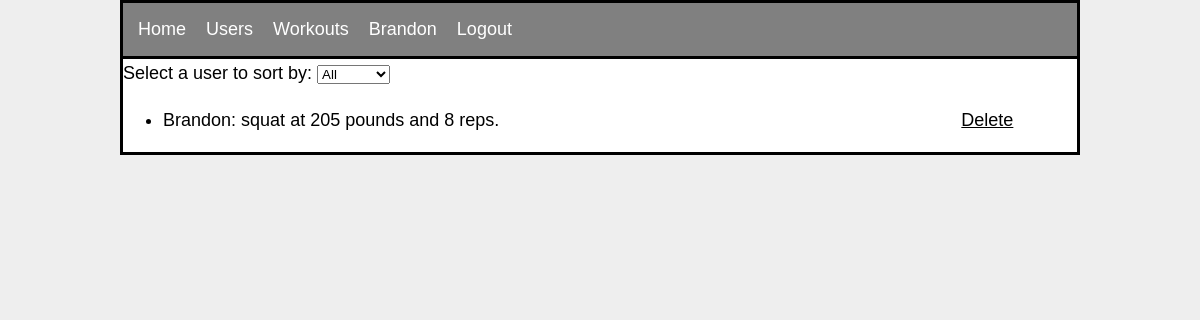
Before: /workouts (signed in) with the older database file.
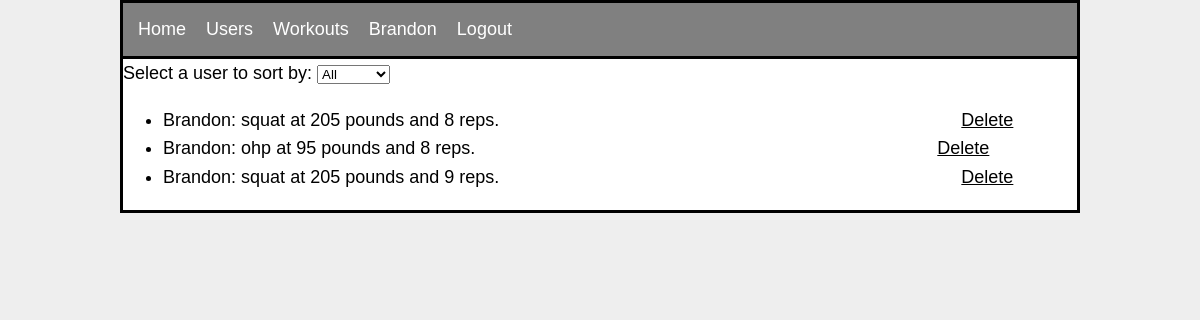
After: the same page with the newer database file.
### appWork.py (models this page shows)
class User(UserMixin, db.Model):
    id = db.Column(db.Integer, primary_key=True)
    username = db.Column(db.String(15))
    password = db.Column(db.String(15))

class Workout(db.Model):
    id = db.Column(db.Integer, primary_key=True)
    workout =db.Column(db.String(10))
    weight = db.Column(db.Integer)
    reps = db.Column(db.Integer)
    username = db.Column(db.String(15), db.ForeignKey('user.username'))

### appWork.py (the view)
@views.route("/workouts")
@login_required
def workouts():
    cUser = getCurrentUser()
    if cUser != None:
        foundWorkouts = Workout.query.filter_by(username=cUser).all()
    else:
        foundWorkouts = Workout.query.all()
    users = User.query.all()
    return render_template("workouts.html", workouts = foundWorkouts, users=users, cUser=cUser)

### appWork.py (called while the page is built)
def create_app():
    app1 = Flask(__name__)
    app1.register_blueprint(views, url_prefix="/")
    app1.config['SQLALCHEMY_DATABASE_URI'] = f'sqlite:///{DB_NAME}'
    app1.config['SECRET_KEY'] = 'super secret key'
    db.init_app(app1)
    login_manager = LoginManager()
    login_manager.login_view = '__main__.login'
    login_manager.init_app(app1)
    @login_manager.user_loader
    def load_user(user_id):
        return User.query.get(user_id)
    with app1.app_context():
        db.create_all()
    return app1

def getCurrentUser():
    if current_user.is_active:
        cUser = current_user.username
    else:
        cUser = None
    return cUser

### templates/workouts.html (shortened to what this page needs)
<!DOCTYPE html>
<html lang="en">
<head>
    <link rel= "stylesheet" type= "text/css" href= "{{ url_for('static',filename='styles/main.css') }}">
</head>
<body>
    {% include 'navbar.html' %}
    <div id="headerDiv">
        <label>Select a user to sort by: </label>
        <select name="Users" class="userSelect" id="sUser">
            <option value="all">All</option>
        </select>
    <ul id="myUl">
        {% for workout in workouts %}
        <li id="workoutItem">{{workout.username}}: {{workout.workout}} at {{workout.weight}} pounds and {{workout.reps}} reps.
        <a id="deleteLink" href="delete/{{workout.id}}">Delete</a>
        </li>
        {% endfor %}
    </ul>
    </div>
</body>
</html>

### templates/navbar.html
<div id="NavBar">
    <ul id="NavUl">
        <li><a href="/">Home</a></li>
        <li><a href="/users">Users</a></li>
        <li><a href="/workouts">Workouts</a></li>
        {% if cUser != None %}
        <li><a href="#">{{cUser}}</a></li>
        <li><a href="/logout">Logout</a></li>
        {% else %}
        <li><a href="/login">Login</a></li>
        <li><a href="/register">Register</a></li>
        {% endif %}
    </ul>
</div>

### static/styles/main.css (style rules this page uses)
body { color: #000; background-color: #eee; font-size: 18px; line-height: 1.6em; font-family: Arial, Helvetica, sans-serif; }
#deleteLink { color: #000; margin-left: 50%; text-decoration: underline; }
#headerDiv { width: 80%; margin:0 auto; background-color: white; border: 3px black solid; box-sizing: border-box; }
#NavUl { list-style-type: none; margin:0 auto; padding: 12px 0; background-color: grey; width: 80%; border: 3px black solid; box-sizing: border-box; border-bottom: none; }
#NavUl li { display: inline; padding-left: 15px; }
a { color: white; text-decoration: none; }
#NavBar { width:100%; }
html { height: 100%; }
body { margin:0; height: 100%; }

Changed rows visible on the page:
added Workout: username "Brandon", workout "ohp", weight "95", reps "8"
added Workout: username "Brandon", workout "squat", weight "205", reps "9"
